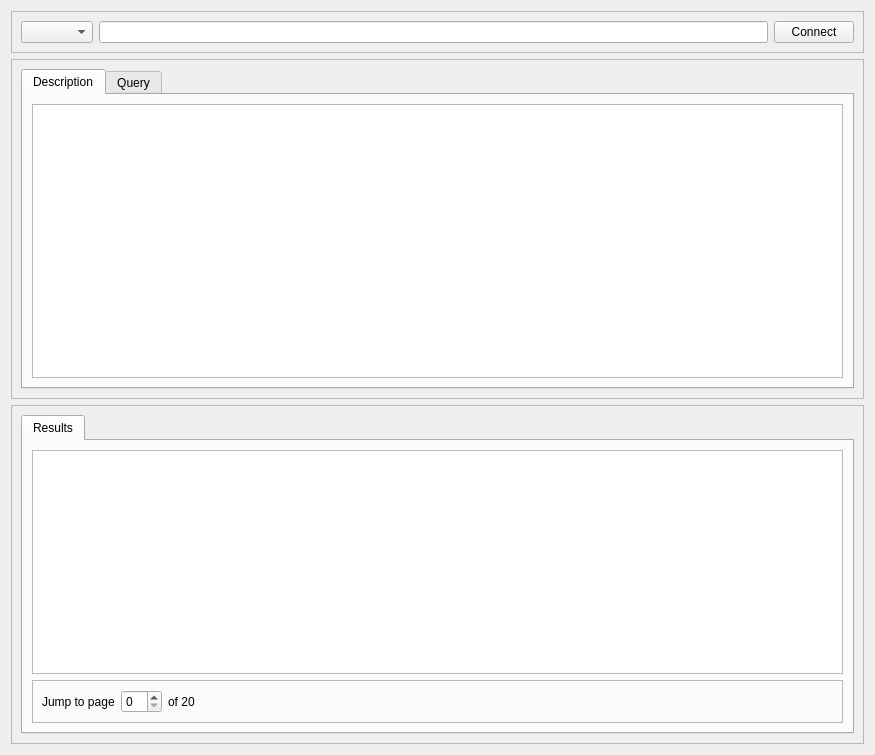
<?xml version="1.0" encoding="UTF-8"?>
<ui version="4.0">
 <class>SqlStepWidget</class>
 <widget class="QWidget" name="SqlStepWidget">
  <property name="geometry">
   <rect>
    <x>0</x>
    <y>0</y>
    <width>875</width>
    <height>755</height>
   </rect>
  </property>
  <property name="windowTitle">
   <string>Form</string>
  </property>
  <layout class="QVBoxLayout" name="verticalLayout">
   <item>
    <widget class="QFrame" name="db_connection">
     <property name="frameShape">
      <enum>QFrame::StyledPanel</enum>
     </property>
     <property name="frameShadow">
      <enum>QFrame::Raised</enum>
     </property>
     <layout class="QHBoxLayout" name="horizontalLayout">
      <item>
       <widget class="QComboBox" name="cmb_connections"/>
      </item>
      <item>
       <widget class="QLineEdit" name="txt_connection_string"/>
      </item>
      <item>
       <widget class="QPushButton" name="btn_db_connect">
        <property name="text">
         <string>Connect</string>
        </property>
       </widget>
      </item>
     </layout>
    </widget>
   </item>
   <item>
    <widget class="QFrame" name="sql_request">
     <property name="frameShape">
      <enum>QFrame::StyledPanel</enum>
     </property>
     <property name="frameShadow">
      <enum>QFrame::Raised</enum>
     </property>
     <layout class="QHBoxLayout" name="horizontalLayout_2">
      <item>
       <widget class="QTabWidget" name="tab_request_elements">
        <property name="currentIndex">
         <number>0</number>
        </property>
        <widget class="QWidget" name="description">
         <attribute name="title">
          <string>Description</string>
         </attribute>
         <layout class="QHBoxLayout" name="horizontalLayout_4">
          <item>
           <widget class="QPlainTextEdit" name="txt_sql_step_description"/>
          </item>
         </layout>
        </widget>
        <widget class="QWidget" name="sql_query">
         <attribute name="title">
          <string>Query</string>
         </attribute>
         <layout class="QHBoxLayout" name="horizontalLayout_6">
          <item>
           <widget class="QPlainTextEdit" name="txt_sql_query"/>
          </item>
         </layout>
        </widget>
       </widget>
      </item>
     </layout>
    </widget>
   </item>
   <item>
    <widget class="QFrame" name="sql_response">
     <property name="frameShape">
      <enum>QFrame::StyledPanel</enum>
     </property>
     <property name="frameShadow">
      <enum>QFrame::Raised</enum>
     </property>
     <layout class="QHBoxLayout" name="horizontalLayout_3">
      <item>
       <widget class="QTabWidget" name="tab_response_elements">
        <property name="currentIndex">
         <number>0</number>
        </property>
        <widget class="QWidget" name="raw_request">
         <attribute name="title">
          <string>Results</string>
         </attribute>
         <layout class="QVBoxLayout" name="verticalLayout_2">
          <item>
           <widget class="QTableWidget" name="tbl_results"/>
          </item>
          <item>
           <widget class="QFrame" name="frame">
            <property name="frameShape">
             <enum>QFrame::StyledPanel</enum>
            </property>
            <property name="frameShadow">
             <enum>QFrame::Raised</enum>
            </property>
            <layout class="QHBoxLayout" name="horizontalLayout_5">
             <item>
              <widget class="QLabel" name="label">
               <property name="text">
                <string>Jump to page</string>
               </property>
              </widget>
             </item>
             <item>
              <widget class="QSpinBox" name="num_page"/>
             </item>
             <item>
              <widget class="QLabel" name="lbl_total_pages">
               <property name="text">
                <string>of 20</string>
               </property>
              </widget>
             </item>
             <item>
              <spacer name="horizontalSpacer">
               <property name="orientation">
                <enum>Qt::Horizontal</enum>
               </property>
               <property name="sizeHint" stdset="0">
                <size>
                 <width>40</width>
                 <height>20</height>
                </size>
               </property>
              </spacer>
             </item>
            </layout>
           </widget>
          </item>
         </layout>
        </widget>
       </widget>
      </item>
     </layout>
    </widget>
   </item>
  </layout>
 </widget>
 <resources/>
 <connections/>
</ui>
